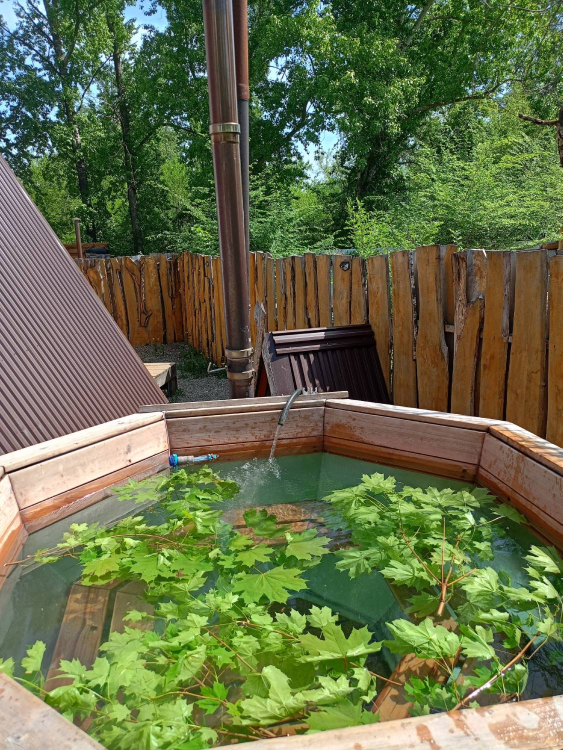
#> input picture photos-src/01-chan.jpg, 1125 x 1500 px, found by its file name (shown at 1/2 size); its folder holds only this picture in this run
$ python process-photos.py
#> lines starting #> are read from the running program, lines starting #| are printed output that depends on the picture
#!/usr/bin/env python3
"""
Обработка фотографий «Юго-Запад Hall» под палитру сайта.

Одинаковый набор шагов для каждого кадра, чтобы галерея читалась
как один материал, а не как сборка из разных источников:

  1. autocontrast   — вытягиваем тёмные кадры, тон не ломаем
  2. тёплый баланс  — красный вверх, синий вниз (оливково-золотая тема)
  3. насыщенность   — сдержанно: кадры сняты в полдень и уже сочные,
                      сильный подъём уводит дерево в оранжевую кислоту
  4. контраст       — лёгкий
  5. яркость        — только если кадр реально тёмный
  6. unsharp mask   — резкость
  7. ресайз         — до 1600 px по длинной стороне, LANCZOS
  8. WebP + JPG     — три ширины под srcset

Исходники не трогаем: читаем из photos-src/, пишем в public/images/processed/.

Запуск:  python3 scripts/process-photos.py
"""

import os
import sys
from PIL import Image, ImageEnhance, ImageOps, ImageFilter, ImageStat

SRC_DIR = 'photos-src'
OUT_DIR = 'public/images/processed'
WIDTHS = (480, 800, 1200, 1600)

# --- параметры обработки (одни на все кадры) -------------------------
WARM_R      = 1.022   # усиление красного
WARM_B      = 0.978   # ослабление синего
SATURATION  = 1.06
CONTRAST    = 1.035
# Кадры уже пережаты один раз. Сначала слегка сглаживаем, чтобы шарп
# поднимал детали, а не артефакты предыдущего сжатия: без этого
# шага вес готового WebP вырастает почти вдвое на одной листве.
PRE_SMOOTH  = 0.5
SHARPEN     = dict(radius=1.0, percent=75, threshold=5)
DARK_LEVEL  = 108     # ниже этой средней яркости кадр считаем тёмным
BLUR_LEVEL  = 90      # ниже этого «резкость» считаем низкой

# Листва — худший случай для кодека, поэтому качество ниже
# обычного: на глаз разницы нет, вес падает в разы.
JPEG_Q = 78
WEBP_Q = 68


def luminance(img):
    """Средняя яркость 0..255."""
    return ImageStat.Stat(img.convert('L')).mean[0]


def sharpness(img):
    """
    Грубая оценка резкости без numpy: разброс яркости после свёртки
    ядром Лапласа. Больше — контрастнее границы — резче кадр.
    """
    small = img.convert('L')
    small.thumbnail((800, 800), Image.LANCZOS)
    lap = small.filter(ImageFilter.Kernel(
        (3, 3), [0, 1, 0, 1, -4, 1, 0, 1, 0], scale=1, offset=128))
    return ImageStat.Stat(lap).stddev[0] ** 2


def warm(img, r=WARM_R, b=WARM_B):
    """Сдвиг баланса белого в тепло по каналам."""
    R, G, B = img.split()
    R = R.point(lambda v: min(255, int(v * r)))
    B = B.point(lambda v: min(255, int(v * b)))
    return Image.merge('RGB', (R, G, B))


def process(path, name):
    src = Image.open(path)
    src = ImageOps.exif_transpose(src).convert('RGB')

    before = dict(size=src.size, lum=luminance(src), sharp=sharpness(src))

    img = ImageOps.autocontrast(src, cutoff=0.25, preserve_tone=True)
    img = warm(img)
    img = ImageEnhance.Color(img).enhance(SATURATION)
    img = ImageEnhance.Contrast(img).enhance(CONTRAST)

    # поднимаем яркость только тёмным кадрам, светлые не выбеливаем
    lum = luminance(img)
    if lum < DARK_LEVEL:
        img = ImageEnhance.Brightness(img).enhance(1 + (DARK_LEVEL - lum) / 255)

    if PRE_SMOOTH:
        img = img.filter(ImageFilter.GaussianBlur(PRE_SMOOTH))
    img = img.filter(ImageFilter.UnsharpMask(**SHARPEN))

    after = dict(lum=luminance(img), sharp=sharpness(img))

    os.makedirs(OUT_DIR, exist_ok=True)
    made = []
    # апскейл не делаем — деталей он не добавит; если исходник уже
    # ниже верхней ступени, добавляем его родную ширину как максимум
    widths = [w for w in WIDTHS if w <= img.width]
    if img.width < max(WIDTHS) and img.width not in widths:
        widths.append(img.width)
    for w in sorted(widths):
        h = round(img.height * w / img.width)
        v = img.resize((w, h), Image.LANCZOS)
        jpg = f'{OUT_DIR}/{name}-{w}.jpg'
        webp = f'{OUT_DIR}/{name}-{w}.webp'
        v.save(jpg, 'JPEG', quality=JPEG_Q, optimize=True, progressive=True, subsampling=2)
        v.save(webp, 'WEBP', quality=WEBP_Q, method=6)
        made.append((w, h, os.path.getsize(webp), os.path.getsize(jpg)))

    return before, after, made


def main():
    if not os.path.isdir(SRC_DIR):
        sys.exit(f'нет папки {SRC_DIR}')

    files = sorted(f for f in os.listdir(SRC_DIR)
                   if f.lower().endswith(('.jpg', '.jpeg', '.png', '.webp')))
    if not files:
        sys.exit(f'в {SRC_DIR} нет изображений')

    problems = []
    for f in files:
        name = os.path.splitext(f)[0]
        before, after, made = process(os.path.join(SRC_DIR, f), name)
#> in process, src is the input picture: PIL image 1125x1500 RGB; mean R, G, B 101.9, 110.9, 72
#> in sharpness, `small.thumbnail((800, 800), Image.LANCZOS)`:
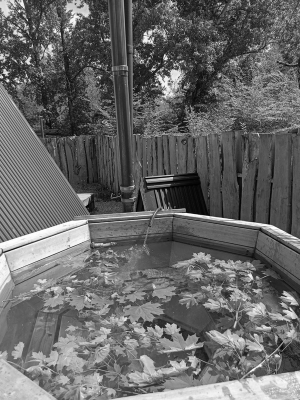
#> small: PIL image 600x800 L (shown at 1/2 size); min 0, max 255, mean 103.8
#> in sharpness, `lap = small.filter(ImageFilter.Kernel( (3, 3), [0, 1, 0, 1, -4, 1, 0, ..`:
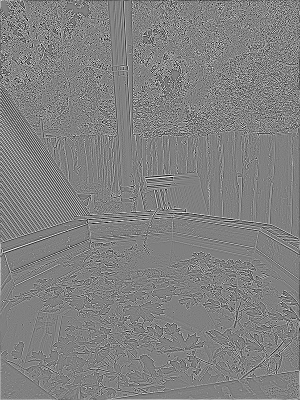
#> lap: PIL image 600x800 L (shown at 1/2 size); min 0, max 255, mean 128.6
#> in process, `before = dict(size=src.size, lum=luminance(src), sharp=sharpness(src))`: before = {'size': (1125, 1500), 'lum': 103.8, 'sharp': 3118.6}
#> in warm, `R, G, B = img.split()`:
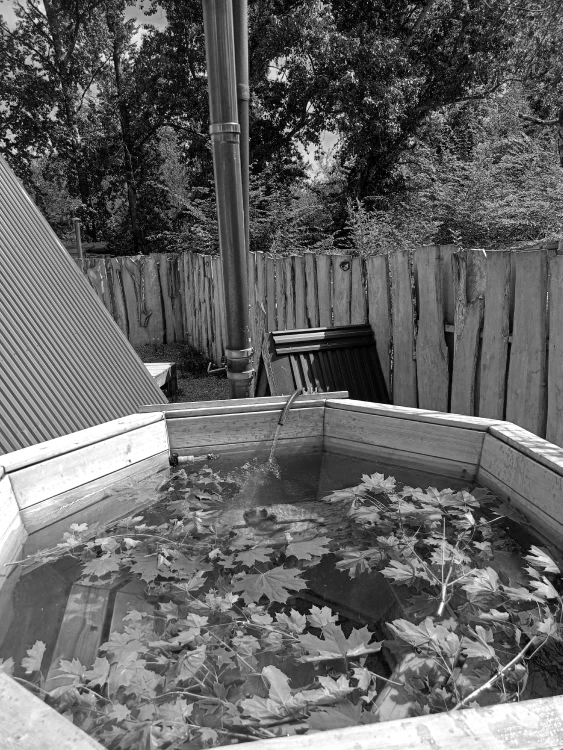
#> R: PIL image 1125x1500 L (shown at 1/2 size); min 0, max 255, mean 100.4
#> in warm, `R, G, B = img.split()`:
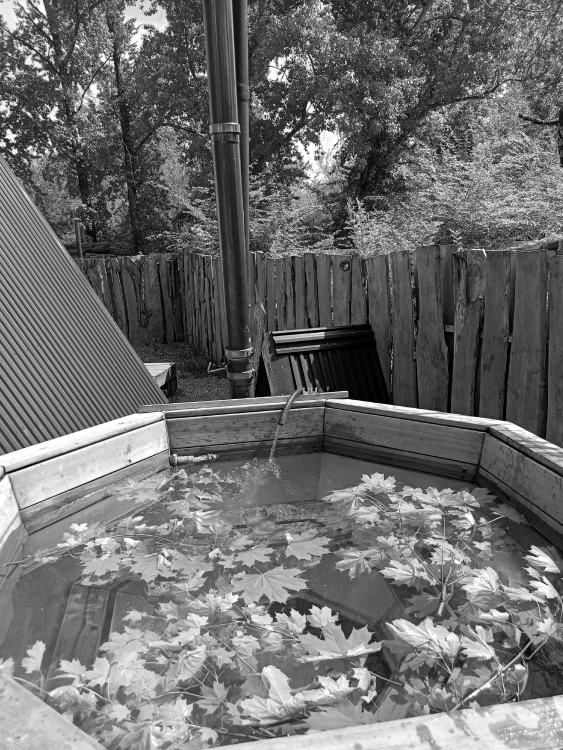
#> G: PIL image 1125x1500 L (shown at 1/2 size); min 0, max 255, mean 109.7
#> in warm, `R, G, B = img.split()`:
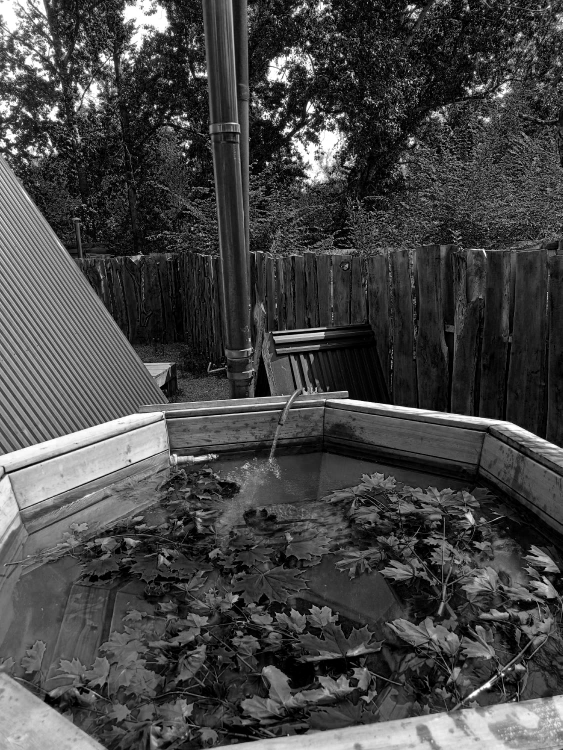
#> B: PIL image 1125x1500 L (shown at 1/2 size); min 0, max 255, mean 69.5
#> in process, `lum = luminance(img)`: lum = 101.6
#> in process, `after = dict(lum=luminance(img), sharp=sharpness(img))`: after = {'lum': 103.9, 'sharp': 3900.5}
#> the loop in process, `for w in sorted(widths):` made 3 passes
#> pass 1, in process, `v = img.resize((w, h), Image.LANCZOS)`:
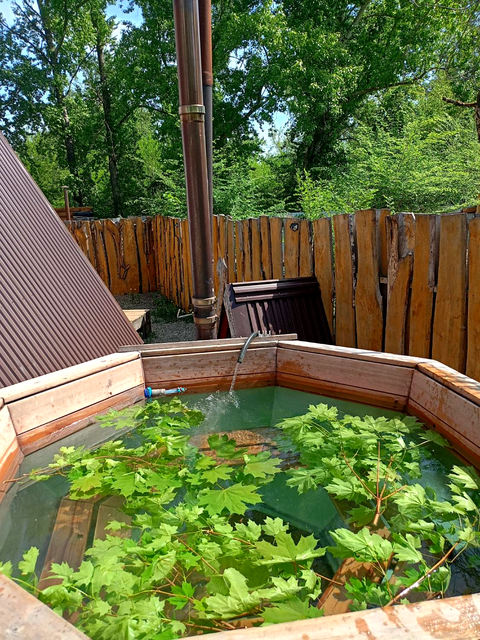
#> v: PIL image 480x640 RGB; mean R, G, B 103.2, 111.8, 65.3
#> pass 2, in process, `v = img.resize((w, h), Image.LANCZOS)`:
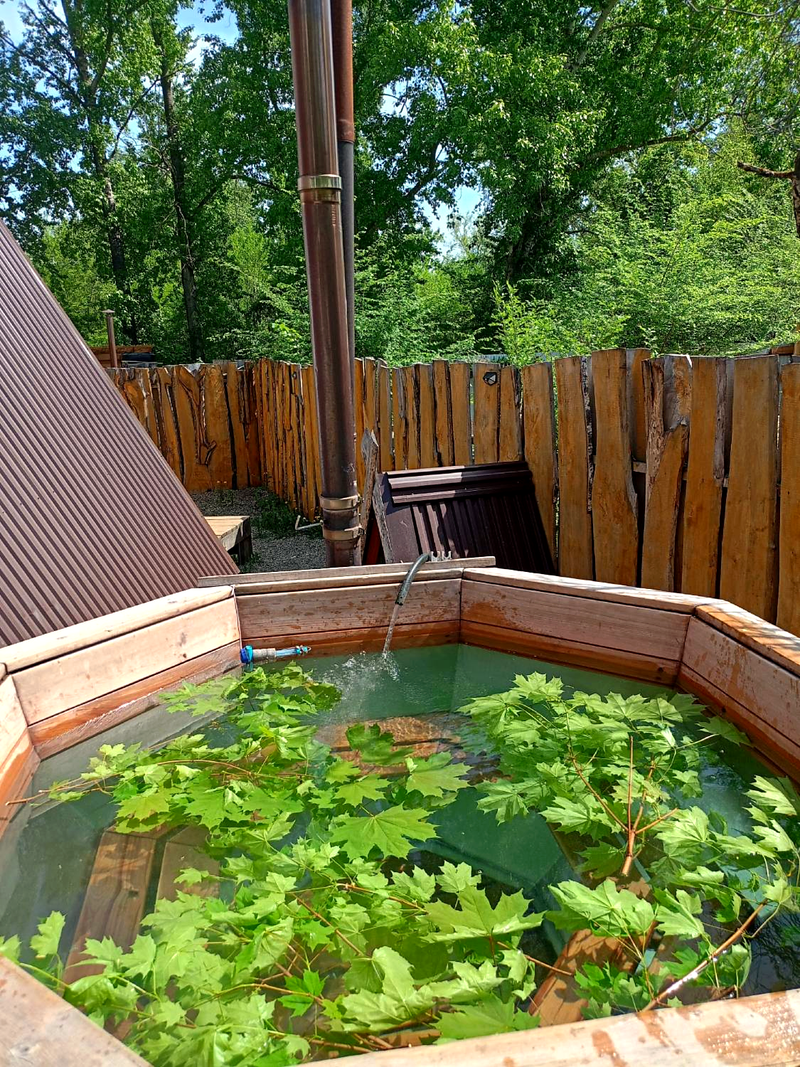
#> v: PIL image 800x1067 RGB; mean R, G, B 103.2, 111.8, 65.4
#> after the loop in process, `for w in sorted(widths):`: made = [(480, 640, 85034, 101737), (800, 1067, 212330, 266865), (1125, 1500, 382194, 461942)]

        print(f'\n{f}  {before["size"][0]}×{before["size"][1]}')
#| 01-chan.jpg  1125×1500
        print(f'  яркость  {before["lum"]:.0f} → {after["lum"]:.0f}')
#|   яркость  104 → 104
        print(f'  резкость {before["sharp"]:.0f} → {after["sharp"]:.0f}')
#|   резкость 3119 → 3901
        for w, h, wb, jb in made:
            print(f'  {w}×{h}: webp {wb // 1024} KB, jpg {jb // 1024} KB')
#> this loop made 3 passes
#> (printed output is left out)

        why = []
        if before['size'][0] < 1200:
            why.append(f'узкий исходник {before["size"][0]}px — на широких блоках будет мылить')
        if before['lum'] < 70:
            why.append(f'очень тёмный (яркость {before["lum"]:.0f})')
        if before['sharp'] < BLUR_LEVEL:
            why.append(f'мягкий фокус (резкость {before["sharp"]:.0f})')
        if why:
            problems.append((f, why))

    print('\n' + '=' * 60)
    if problems:
        print('ПРОБЛЕМНЫЕ КАДРЫ (обработаны, но лучше переснять):')
        for f, why in problems:
            print(f'  {f}: ' + '; '.join(why))
#> this loop made 1 pass
#> f on pass 1: '01-chan.jpg'
#> (printed output is left out)
    else:
        print('Все кадры отработали штатно.')


if __name__ == '__main__':
    main()

$ run again, on photos-src/05-sauna.jpg
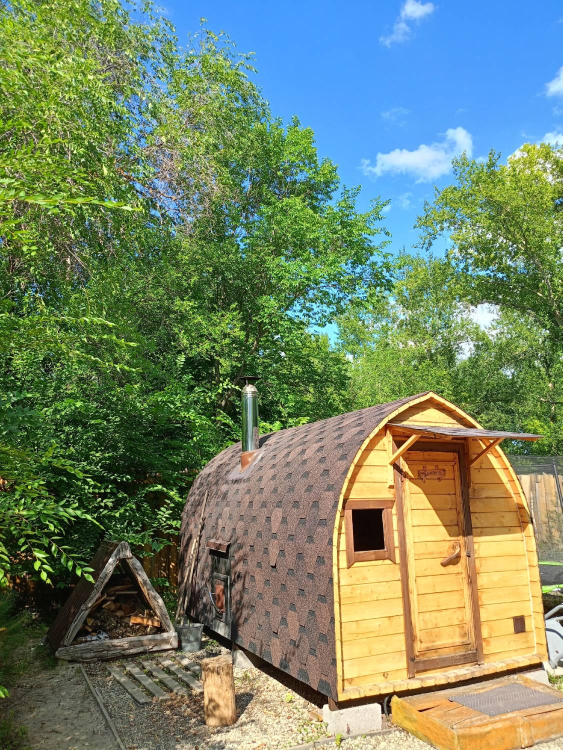
#> input picture photos-src/05-sauna.jpg, 1125 x 1500 px, found by its file name (shown at 1/2 size)
#> in process, src is the input picture: PIL image 1125x1500 RGB; mean R, G, B 116.5, 133.4, 104.6
#> before = {'size': (1125, 1500), 'lum': 125.1, 'sharp': 3908.3}
#> in warm, `R, G, B = img.split()`:
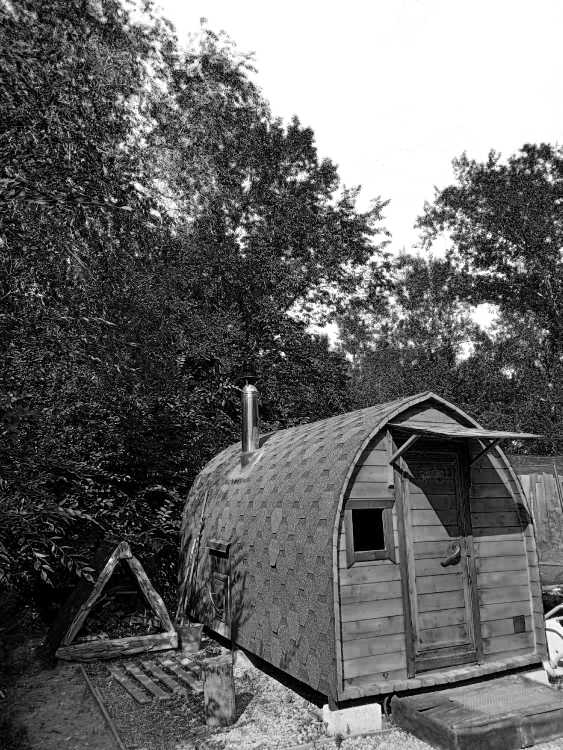
#> B: PIL image 1125x1500 L (shown at 1/2 size); min 0, max 255, mean 102.9
#> lum = 123.9
#> after = {'lum': 124.2, 'sharp': 4785.8}
#> the loop in process, `for w in sorted(widths):` made 3 passes
#> pass 2, in process, `v = img.resize((w, h), Image.LANCZOS)`:
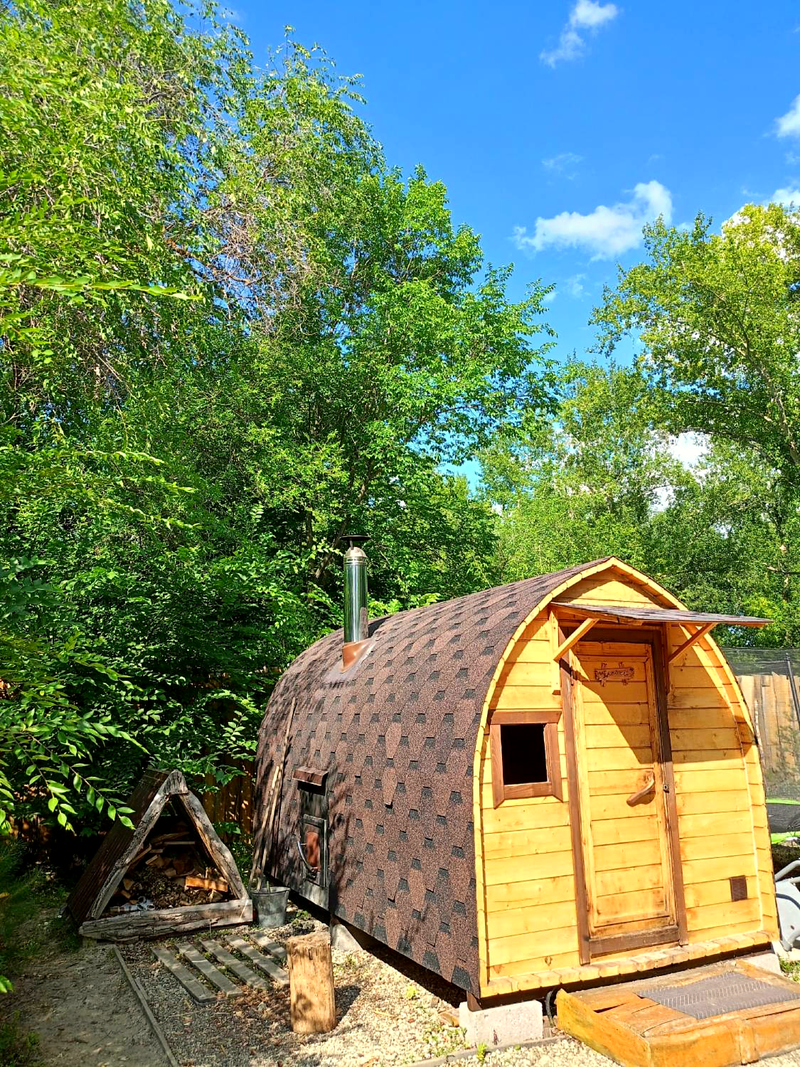
#> v: PIL image 800x1067 RGB; mean R, G, B 115.5, 133.8, 97.9
#> after the loop in process, `for w in sorted(widths):`: made = [(480, 640, 90906, 105620), (800, 1067, 246186, 288868), (1125, 1500, 466046, 520562)]
#| 05-sauna.jpg  1125×1500
#|   яркость  125 → 124
#|   резкость 3908 → 4786
#> the loop in main, `for w, h, wb, jb in made:` made 3 passes
#> (printed output is left out)
#> the loop in main, `for f, why in problems:` made 1 pass
#> f on pass 1: '05-sauna.jpg'
#> (printed output is left out)

$ run again, on photos-src/02-deck.jpg
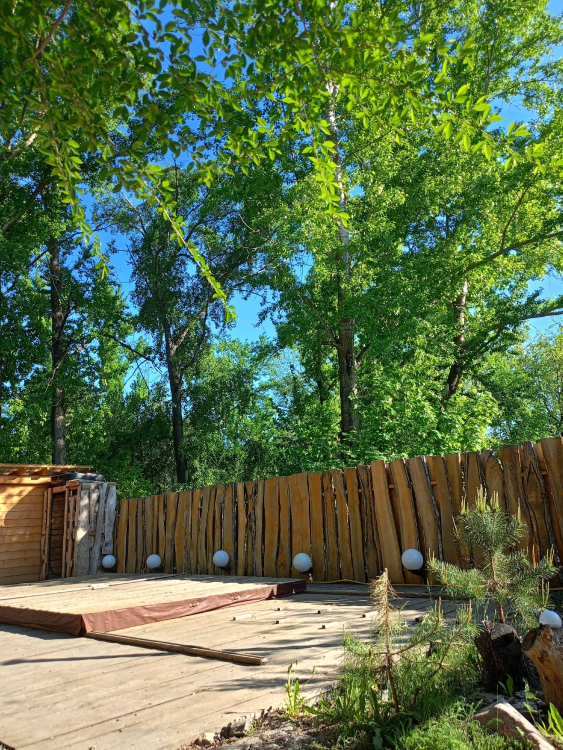
#> input picture photos-src/02-deck.jpg, 1125 x 1500 px, found by its file name (shown at 1/2 size)
#> in process, src is the input picture: PIL image 1125x1500 RGB; mean R, G, B 90.7, 110.7, 72.5
#> before = {'size': (1125, 1500), 'lum': 100.4, 'sharp': 3888.7}
#> in warm, `R, G, B = img.split()`:
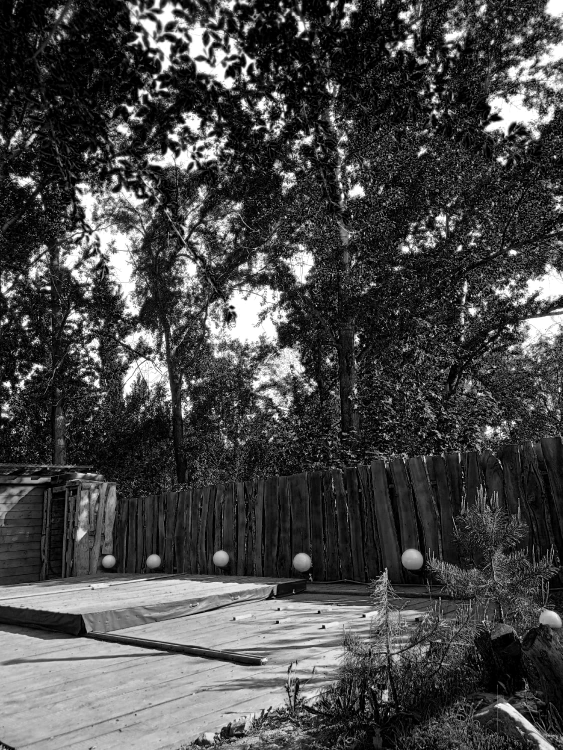
#> B: PIL image 1125x1500 L (shown at 1/2 size); min 0, max 255, mean 71.7
#> lum = 99.96
#> after = {'lum': 102.8, 'sharp': 4852.8}
#> the loop in process, `for w in sorted(widths):` made 3 passes
#> pass 2, in process, `v = img.resize((w, h), Image.LANCZOS)`:
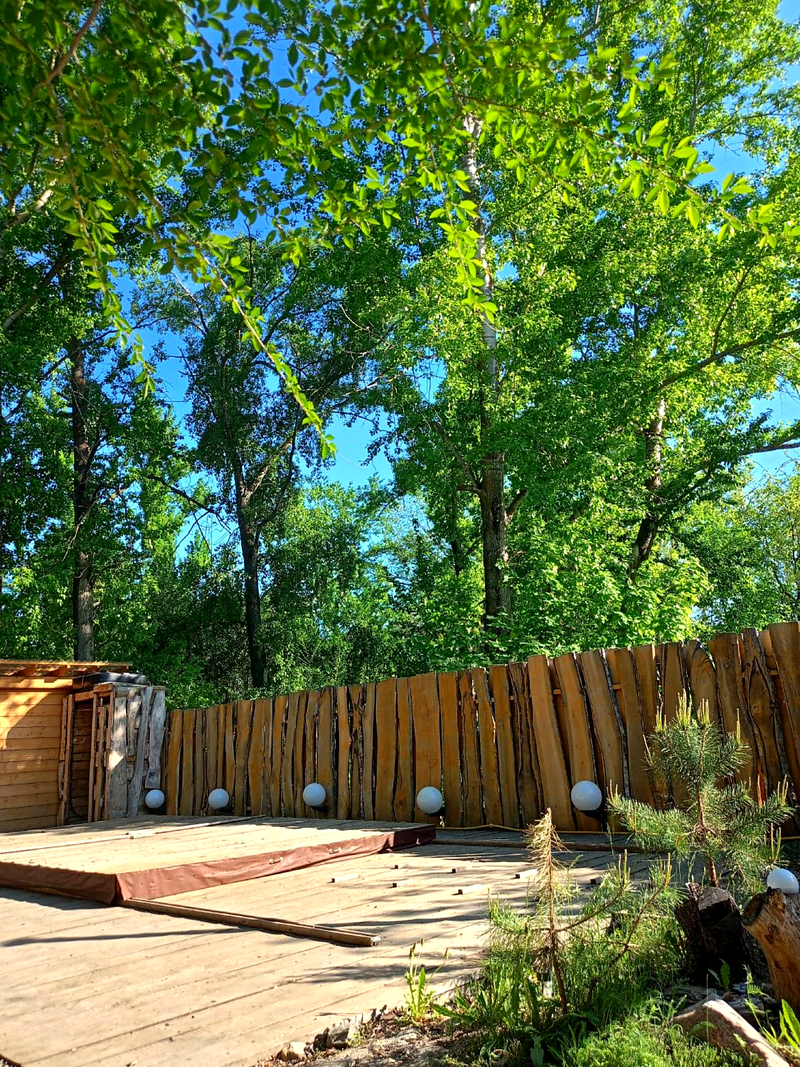
#> v: PIL image 800x1067 RGB; mean R, G, B 92.6, 114.6, 69
#> after the loop in process, `for w in sorted(widths):`: made = [(480, 640, 102696, 116171), (800, 1067, 266870, 308729), (1125, 1500, 485312, 541860)]
#| 02-deck.jpg  1125×1500
#|   яркость  100 → 103
#|   резкость 3889 → 4853
#> the loop in main, `for w, h, wb, jb in made:` made 3 passes
#> (printed output is left out)
#> the loop in main, `for f, why in problems:` made 1 pass
#> f on pass 1: '02-deck.jpg'
#> (printed output is left out)
